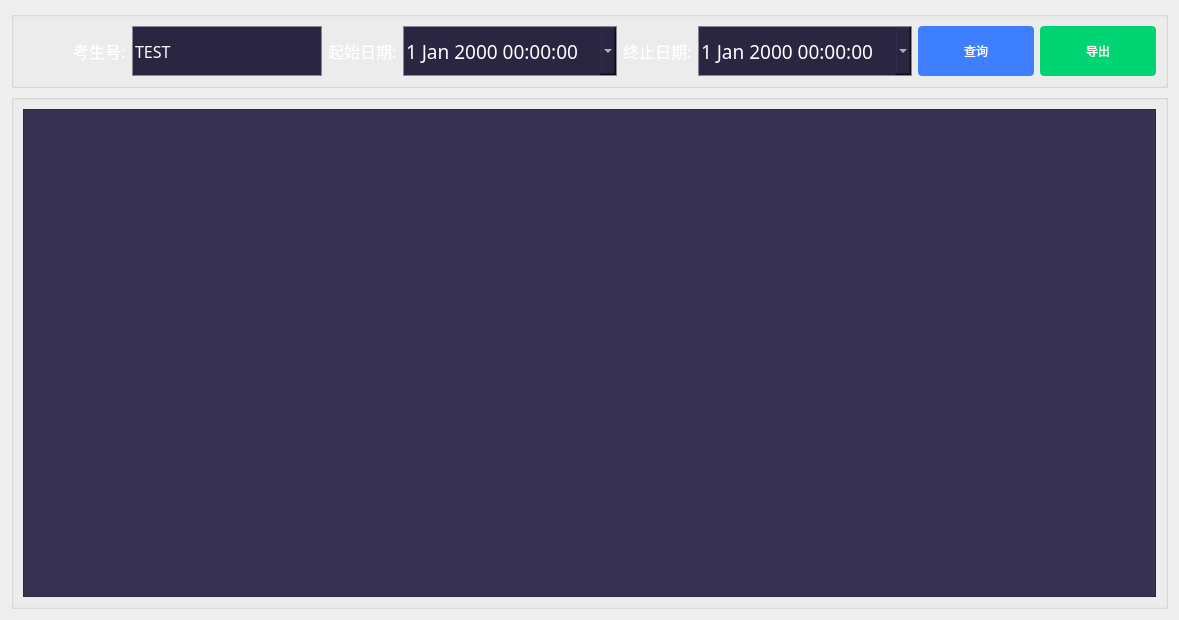
<?xml version="1.0" encoding="UTF-8"?>
<ui version="4.0">
 <class>ScoreManagerForm</class>
 <widget class="QWidget" name="ScoreManagerForm">
  <property name="geometry">
   <rect>
    <x>0</x>
    <y>0</y>
    <width>1179</width>
    <height>620</height>
   </rect>
  </property>
  <property name="windowTitle">
   <string>Form</string>
  </property>
  <layout class="QVBoxLayout" name="verticalLayout">
   <item>
    <widget class="QGroupBox" name="gbScoreCheck">
     <property name="title">
      <string/>
     </property>
     <layout class="QHBoxLayout" name="horizontalLayout_16">
      <item>
       <layout class="QHBoxLayout" name="horizontalLayout_14">
        <item>
         <widget class="QPushButton" name="pbGoBackFromScoreManage">
          <property name="minimumSize">
           <size>
            <width>36</width>
            <height>36</height>
           </size>
          </property>
          <property name="styleSheet">
           <string notr="true">border-image: url(:/resource/images/examPage/backStep.png);</string>
          </property>
          <property name="text">
           <string/>
          </property>
          <property name="flat">
           <bool>true</bool>
          </property>
         </widget>
        </item>
        <item>
         <widget class="QLabel" name="label_19">
          <property name="font">
           <font>
            <family>Microsoft YaHei</family>
            <pointsize>12</pointsize>
           </font>
          </property>
          <property name="styleSheet">
           <string notr="true">color: rgb(255, 255, 255);</string>
          </property>
          <property name="text">
           <string> 考生号:</string>
          </property>
         </widget>
        </item>
        <item>
         <widget class="QLineEdit" name="leStudentZkh">
          <property name="minimumSize">
           <size>
            <width>0</width>
            <height>50</height>
           </size>
          </property>
          <property name="font">
           <font>
            <family>Microsoft YaHei</family>
            <pointsize>12</pointsize>
           </font>
          </property>
          <property name="styleSheet">
           <string notr="true">background-color: rgb(42, 38, 66);
color: rgb(255, 255, 255);
border:1px solid #898698;</string>
          </property>
          <property name="text">
           <string>TEST</string>
          </property>
         </widget>
        </item>
        <item>
         <widget class="QLabel" name="label_20">
          <property name="font">
           <font>
            <family>Microsoft YaHei</family>
            <pointsize>12</pointsize>
           </font>
          </property>
          <property name="styleSheet">
           <string notr="true">color: rgb(255, 255, 255);</string>
          </property>
          <property name="text">
           <string>起始日期:</string>
          </property>
         </widget>
        </item>
        <item>
         <widget class="QDateTimeEdit" name="dateTimeFrom">
          <property name="sizePolicy">
           <sizepolicy hsizetype="Expanding" vsizetype="Fixed">
            <horstretch>0</horstretch>
            <verstretch>0</verstretch>
           </sizepolicy>
          </property>
          <property name="minimumSize">
           <size>
            <width>0</width>
            <height>50</height>
           </size>
          </property>
          <property name="font">
           <font>
            <family>Microsoft YaHei</family>
            <pointsize>14</pointsize>
           </font>
          </property>
          <property name="styleSheet">
           <string notr="true">background-color: rgb(42, 38, 66);
color: rgb(255, 255, 255);
border:1px solid #898698;</string>
          </property>
          <property name="calendarPopup">
           <bool>true</bool>
          </property>
         </widget>
        </item>
        <item>
         <widget class="QLabel" name="label_21">
          <property name="font">
           <font>
            <family>Microsoft YaHei</family>
            <pointsize>12</pointsize>
           </font>
          </property>
          <property name="styleSheet">
           <string notr="true">color: rgb(255, 255, 255);</string>
          </property>
          <property name="text">
           <string>终止日期:</string>
          </property>
         </widget>
        </item>
        <item>
         <widget class="QDateTimeEdit" name="dateTimeTo">
          <property name="sizePolicy">
           <sizepolicy hsizetype="Expanding" vsizetype="Fixed">
            <horstretch>0</horstretch>
            <verstretch>0</verstretch>
           </sizepolicy>
          </property>
          <property name="minimumSize">
           <size>
            <width>0</width>
            <height>50</height>
           </size>
          </property>
          <property name="font">
           <font>
            <family>Microsoft YaHei</family>
            <pointsize>14</pointsize>
           </font>
          </property>
          <property name="styleSheet">
           <string notr="true">background-color: rgb(42, 38, 66);
color: rgb(255, 255, 255);
border:1px solid #898698;</string>
          </property>
          <property name="calendarPopup">
           <bool>true</bool>
          </property>
         </widget>
        </item>
        <item>
         <widget class="QPushButton" name="pbSearch">
          <property name="minimumSize">
           <size>
            <width>116</width>
            <height>50</height>
           </size>
          </property>
          <property name="styleSheet">
           <string notr="true">color: rgb(255, 255, 255);
background-color: rgb(0, 212, 115);border-radius:4px;
background-color: rgb(61, 127, 255);</string>
          </property>
          <property name="text">
           <string>查询</string>
          </property>
         </widget>
        </item>
        <item>
         <widget class="QPushButton" name="pbExport">
          <property name="minimumSize">
           <size>
            <width>116</width>
            <height>50</height>
           </size>
          </property>
          <property name="styleSheet">
           <string notr="true">color: rgb(255, 255, 255);
background-color: rgb(0, 212, 115);
border-radius:4px;</string>
          </property>
          <property name="text">
           <string>导出</string>
          </property>
         </widget>
        </item>
       </layout>
      </item>
     </layout>
    </widget>
   </item>
   <item>
    <widget class="QGroupBox" name="gbScoreManageContent">
     <property name="title">
      <string/>
     </property>
     <layout class="QGridLayout" name="gridLayout_2">
      <item row="0" column="0">
       <widget class="QTableView" name="tblViewStudentData">
        <property name="styleSheet">
         <string notr="true">background-color: rgb(55, 50, 82);</string>
        </property>
       </widget>
      </item>
     </layout>
    </widget>
   </item>
  </layout>
 </widget>
 <resources/>
 <connections/>
</ui>
